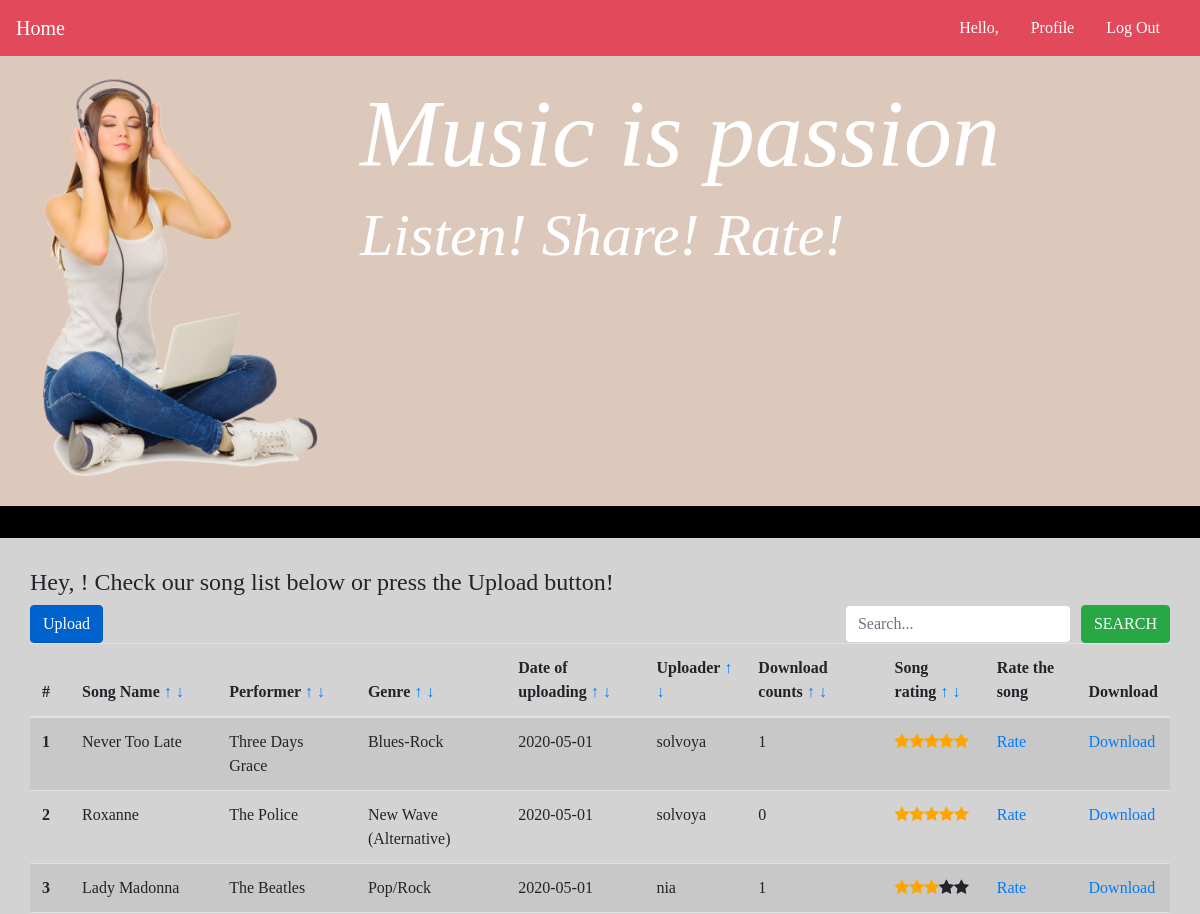
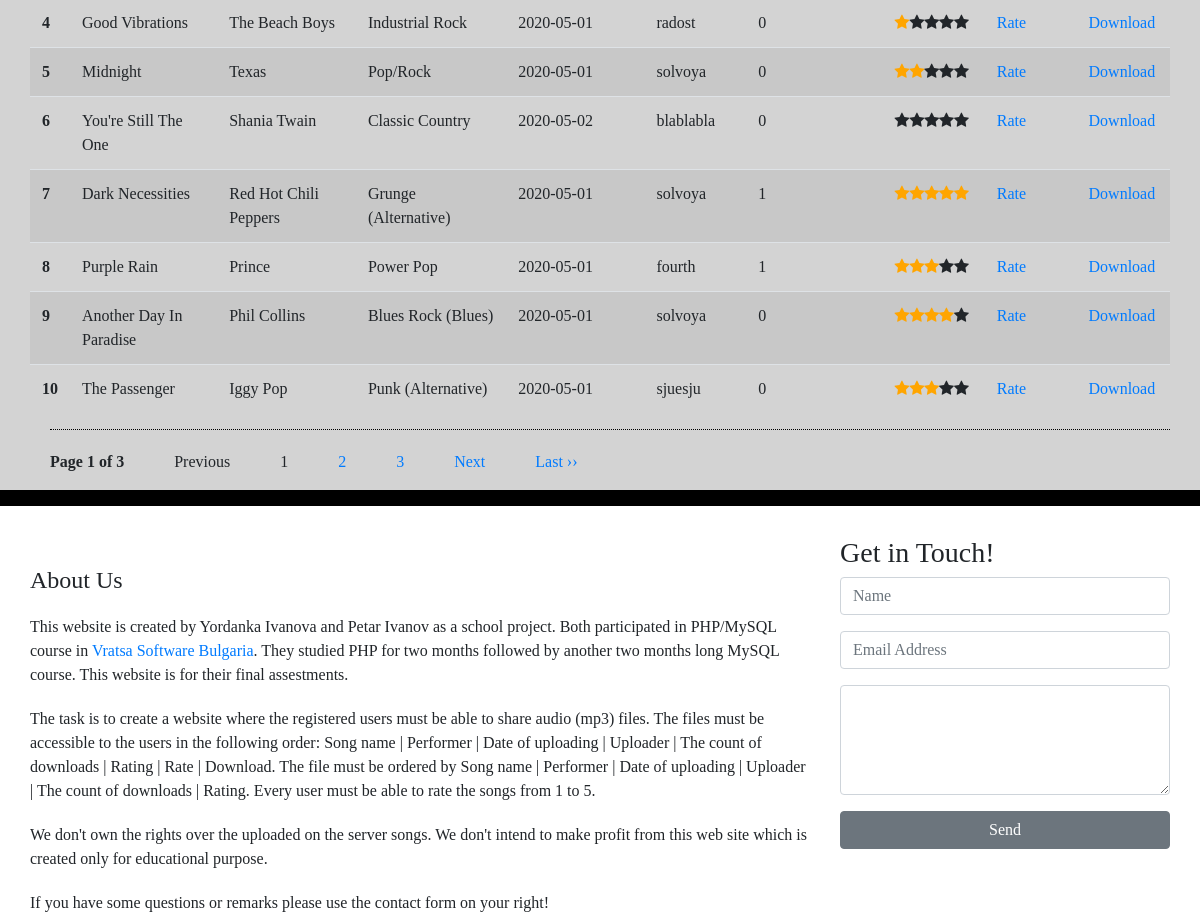
The page /welcome.php?order=2&dir=1 on the database its author committed (2 pictures, top to bottom).
### tables this page shows
CREATE TABLE `songs` (
  `song_id` int(11) NOT NULL,
  `song_path` varchar(255) NOT NULL,
  `song_name` varchar(50) NOT NULL,
  `song_date` date NOT NULL,
  `song_uploader` int(11) NOT NULL,
  `song_soft_delete` date DEFAULT NULL
);

CREATE TABLE `users` (
  `user_id` int(11) NOT NULL,
  `user_username` varchar(50) NOT NULL,
  `user_password` varchar(255) NOT NULL,
  `user_name_first` varchar(50) NOT NULL,
  `user_name_second` varchar(50) NOT NULL,
  `user_email` varchar(50) NOT NULL,
  `user_image` varchar(50) NOT NULL,
  `user_role` int(1) NOT NULL,
  `user_date_created` date NOT NULL,
  `user_date_deleted` date DEFAULT NULL
);

### welcome.php (the view, shortened to what this page needs)
<?php
	include 'functions/db_connect.php';
	include 'functions/functions.php';
	include 'files/header.php';
	include 'files/navigation-user.php';
	include 'files/container.php';
	function print_song_table($songs, $song_keys, $offset){
		$size = sizeof($songs);
		for ($i=0; $i < $size; $i++) {
			$key = $song_keys[$i];
			echo '<tr>';
			echo '<th scope="row">' . ($offset + $i + 1) . '</th>';
			echo '<td>' . $songs[$key]['song_name'] . '</td>';
			echo '<td>' . $songs[$key]['singer_name'] . '</td>';
			echo '<td>' . $songs[$key]['genre_name'] . '</td>';
			echo '<td>' . $songs[$key]['song_date'] . '</td>';
			echo '<td>' . $songs[$key]['user_username'] . '</td>';
			echo '<td>' . $songs[$key]['count_downloads'] . '</td>';
			echo '<td><span title="Average rating of ' . round($songs[$key]['average_rating'], 2) . ' from ' . $songs[$key]['count_ratings'] .  ' total votes">';
			for ($stars=1; $stars <= 5; $stars++) {
				if ($stars <= $songs[$key]['average_rating']){
					echo '<span class="fa fa-star checked_stars"></span>';
				} else {
					echo '<span class="fa fa-star"></span>';
				}
			}
			echo '</span></td>';
			echo '<td><a href="rate-song.php?id=' . $key . '&name=' . str_replace(' ', '_', $songs[$key]['song_name']) . '">Rate</a></td>';
			echo '<td><a href=download.php?id=' . $key . '&name=' . str_replace(' ', '_', $songs[$key]['song_name']) . '>Download</a></td>';
			echo '</tr>';
		}
	}
	if (isset($_GET['page_no']) && $_GET['page_no']!="") {
   		$page_no = $_GET['page_no'];
	} else {
	    $page_no = 1;
	}
?>
<div id="main_title">
	<div id="main_image">
	<?php
		include 'files/main-image.php';
	?>
	</div>
	<div id="main_text">
		<h1>Music is passion</h1>
		<h3>Listen! Share! Rate!</h3>
	</div>
</div>
<div id="song-content">
	<div id="text">
		<h2> Hey, <?php echo $_SESSION['user_name_first'] ?>! Check our song list below or press the Upload button!</h2><p>
       <div class="search_nav">
			<div class="text-left">
				<a href="upload.php" class="btn btn-primary btn-md active" role="button" aria-pressed="true">Upload</a>
			</div>
			<form method="post">
			<div class="text-right">
				<div class="text-left">
					<input type="text" name="search_string" class="form-control" placeholder="Search...">
				</div>
				<div class="text-right">
					<input type="submit" class="btn btn-success btn-md" name="search" value="SEARCH">
				</div>
			</div>
		</form>
			<?php
				if (isset($_POST['search'])){
					$search = $_POST['search_string'];
				} else {
					$search = "";
				}
			?>
		</div>
		<div class="table-responsive">
		<table class="table table-striped">
		  <thead>
		    <tr>
		    	<?php
		    		if (strlen($search) > 0){
		    			?>
		      <th scope="col">#</th>
		      <th scope="col">Song Name</th>
		      <th scope="col">Performer</th>
		      <th scope="col">Genre</th>
		      <th scope="col">Date of uploading</th>
		      <th scope="col">Uploader</th>
		      <th scope="col">Download counts</th>
		      <th scope="col">Song rating</th>
		      <th scope="col">Rate the song</th>
		      <th scope="col">Download</th>
		    			<?php
		    		} else {
		    	?>
		      <th scope="col">#</th>
		      <th scope="col">Song Name <a href="welcome.php?order=1&dir=1#text">&uarr;</a> <a href="welcome.php?order=1&dir=0#text">&darr;</a></th>
		      <th scope="col">Performer <a href="welcome.php?order=2&dir=1#text">&uarr;</a> <a href="welcome.php?order=2&dir=0#text">&darr;</a></th>
		      <th scope="col">Genre <a href="welcome.php?order=5&dir=1#text">&uarr;</a> <a href="welcome.php?order=5&dir=0#text">&darr;</a></th>
		      <th scope="col">Date of uploading <a href="welcome.php?order=4&dir=1#text">&uarr;</a> <a href="welcome.php?order=4&dir=0#text">&darr;</a></th>
		      <th scope="col">Uploader <a href="welcome.php?order=3&dir=1#text">&uarr;</a> <a href="welcome.php?order=3&dir=0#text">&darr;</a></th>
		      <th scope="col">Download counts <a href="welcome.php?order=6&dir=1#text">&uarr;</a> <a href="welcome.php?order=6&dir=0#text">&darr;</a></th>
		      <th scope="col">Song rating <a href="welcome.php?order=7&dir=1#text">&uarr;</a> <a href="welcome.php?order=7&dir=0#text">&darr;</a></th>
		      <th scope="col">Rate the song</th>
		      <th scope="col">Download</th>
		      <?php
		      	}
		      ?>
		    </tr>
		  </thead>
		  <tbody>
		  	<?php
	        	if (strlen($search) > 0) {
	        		$page_no = 1;
	        		$total_records_per_page = $_SESSION['songs_count'];
	        	} else {
	        		$total_records_per_page = 10;
	        	}
				$total_no_of_pages = ceil($_SESSION['songs_count'] / $total_records_per_page);
				$offset = ($page_no - 1) * $total_records_per_page;
		  		if (isset($_GET['order'])){
		  			$order = $_GET['order'];
		  		} else {
		  			$order = 1;
		  		}
		  		if (isset($_GET['dir'])){
		  			$direction = $_GET['dir'];
		  		} else {
		  			$direction = 0;
		  		}
		  		$temp_array = return_songs_info($order, $direction, $conn, $total_records_per_page, $offset, $search);
		  		$songs = $temp_array[0];
		  		$song_keys = $temp_array[1];
		  		print_song_table($songs, $song_keys, $offset);
		  	?>
		  	</tbody>
		</table>
		<div class="current_page">
		<?php
			if (strlen($search) == 0){
				print_pagination($page_no, $total_no_of_pages, $direction, $order);
			}
		?>
		</div>
	</div>
	</div>
</div>
<?php
	include 'files/container-footer.php';
?>
</div>  <! –– container ––>
<?php
	include 'files/footer.php';
?>

### styles/style.css (style rules this page uses)
html, body { width: 100%; height: 100%; margin: 0px; padding: 0px; background: #FFFFFF; font-family: TimesNewRoman, Times New Roman, Times, Baskerville, Georgia, serif; }
#main_title { color: #ffffff; width: 100%; height: 50%; }
#main_title h1 { margin-top: 20px; font-size: 8vw; font-style: italic; font-family: "Times New Roman", Times, serif; }
#main_title h3 { font-size: 5vw; font-style: italic; }
#main_image { width: 30%; height: 100%; float: left; }
#main_text { width: 70%; height: 100%; float: right; word-wrap: break-word; }
#song-content { border-top: 2em solid black; border-bottom: 1em solid black; width: 100%; height: auto; min-height: 60%; margin-top: 50px; background: #D3D3D3; }
#text { margin-left: 30px; margin-right: 30px; margin-top: 30px; min-height: 100%; overflow: auto; }
#text h2 { font-size: 2vw; }
.text-left { float: left; }
.text-right { float: right; margin-left: 10px; }
.checked_stars { color: orange; }
.current_page { padding-bottom: 20px; padding-top: 20px; border-top: dotted 1px #000000; margin-bottom: 20px; margin-left: 20px; }
.current_page ul, p { float: left; margin: 0; padding: 0; }

### rows shown on the page
songs: i "1", song_name "Never Too Late", singer_name "Three Days Grace", genre_name "Blues-Rock", song_date "2020-05-01", users.user_username "solvoya", count_downloads "1"
songs: i "2", song_name "Roxanne", singer_name "The Police", genre_name "New Wave (Alternative)", song_date "2020-05-01", users.user_username "solvoya", count_downloads "0"
songs: i "3", song_name "Lady Madonna", singer_name "The Beatles", genre_name "Pop/Rock", song_date "2020-05-01", users.user_username "nia", count_downloads "1"
songs: i "4", song_name "Good Vibrations", singer_name "The Beach Boys", genre_name "Industrial Rock", song_date "2020-05-01", users.user_username "radost", count_downloads "0"
songs: i "5", song_name "Midnight", singer_name "Texas", genre_name "Pop/Rock", song_date "2020-05-01", users.user_username "solvoya", count_downloads "0"
songs: i "6", song_name "You're Still The One", singer_name "Shania Twain", genre_name "Classic Country", song_date "2020-05-02", users.user_username "blablabla", count_downloads "0"
songs: i "7", song_name "Dark Necessities", singer_name "Red Hot Chili Peppers", genre_name "Grunge (Alternative)", song_date "2020-05-01", users.user_username "solvoya", count_downloads "1"
songs: i "8", song_name "Purple Rain", singer_name "Prince", genre_name "Power Pop", song_date "2020-05-01", users.user_username "fourth", count_downloads "1"
songs: i "9", song_name "Another Day In Paradise", singer_name "Phil Collins", genre_name "Blues Rock (Blues)", song_date "2020-05-01", users.user_username "solvoya", count_downloads "0"
songs: i "10", song_name "The Passenger", singer_name "Iggy Pop", genre_name "Punk (Alternative)", song_date "2020-05-01", users.user_username "sjuesju", count_downloads "0"

### other values the page prints
$page_no "1"
$total_no_of_pages "3"
